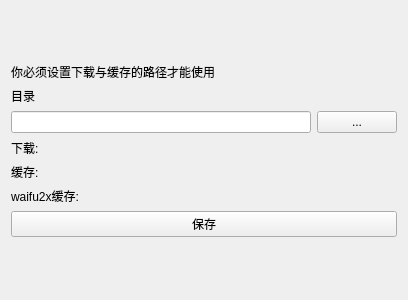
<?xml version="1.0" encoding="UTF-8"?>
<ui version="4.0">
 <class>DownloadDir</class>
 <widget class="QWidget" name="DownloadDir">
  <property name="geometry">
   <rect>
    <x>0</x>
    <y>0</y>
    <width>401</width>
    <height>300</height>
   </rect>
  </property>
  <property name="windowTitle">
   <string>Form</string>
  </property>
  <layout class="QVBoxLayout" name="verticalLayout">
   <item>
    <spacer name="verticalSpacer_2">
     <property name="orientation">
      <enum>Qt::Vertical</enum>
     </property>
     <property name="sizeHint" stdset="0">
      <size>
       <width>20</width>
       <height>40</height>
      </size>
     </property>
    </spacer>
   </item>
   <item>
    <widget class="QLabel" name="label">
     <property name="text">
      <string>你必须设置下载与缓存的路径才能使用</string>
     </property>
    </widget>
   </item>
   <item>
    <widget class="QLabel" name="label_2">
     <property name="text">
      <string>目录</string>
     </property>
    </widget>
   </item>
   <item>
    <layout class="QHBoxLayout" name="horizontalLayout">
     <item>
      <widget class="QLineEdit" name="lineEdit">
       <property name="minimumSize">
        <size>
         <width>300</width>
         <height>0</height>
        </size>
       </property>
      </widget>
     </item>
     <item>
      <widget class="QPushButton" name="selectDir">
       <property name="text">
        <string>...</string>
       </property>
      </widget>
     </item>
    </layout>
   </item>
   <item>
    <layout class="QGridLayout" name="gridLayout">
     <item row="2" column="1">
      <widget class="QLabel" name="waifu2xDir">
       <property name="text">
        <string/>
       </property>
      </widget>
     </item>
     <item row="1" column="1">
      <widget class="QLabel" name="cacheDir">
       <property name="text">
        <string/>
       </property>
      </widget>
     </item>
     <item row="0" column="1">
      <widget class="QLabel" name="downloadDir">
       <property name="text">
        <string/>
       </property>
      </widget>
     </item>
     <item row="0" column="0">
      <widget class="QLabel" name="label_3">
       <property name="text">
        <string>下载:</string>
       </property>
      </widget>
     </item>
     <item row="1" column="0">
      <widget class="QLabel" name="label_5">
       <property name="text">
        <string>缓存:</string>
       </property>
      </widget>
     </item>
     <item row="2" column="0">
      <widget class="QLabel" name="label_4">
       <property name="text">
        <string>waifu2x缓存:</string>
       </property>
      </widget>
     </item>
    </layout>
   </item>
   <item>
    <widget class="QPushButton" name="saveDir">
     <property name="text">
      <string>保存</string>
     </property>
    </widget>
   </item>
   <item>
    <spacer name="verticalSpacer">
     <property name="orientation">
      <enum>Qt::Vertical</enum>
     </property>
     <property name="sizeHint" stdset="0">
      <size>
       <width>20</width>
       <height>40</height>
      </size>
     </property>
    </spacer>
   </item>
  </layout>
 </widget>
 <resources/>
 <connections/>
</ui>
